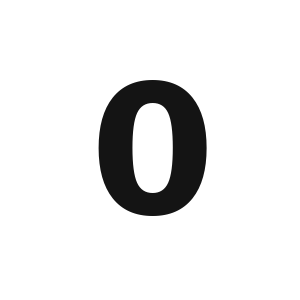
#> input picture Handwritten_Digit_Recognition/assets/sample_images/sample_digit_0.png, 300 x 300 px
$ python -i preprocessing.py   (imports and definitions only)
#> lines starting #> are read from the running program, lines starting #| are printed output that depends on the picture; after the words box and inside, x2 and y2 are one past the last pixel; in counts of white or black regions, pixels touching at a corner belong together
#> further down, picture is the input picture: PIL image 300x300 RGB; min 20, max 255, mean 231.6
import io
from pathlib import Path

import numpy as np
from scipy import ndimage
from PIL import Image, ImageOps, UnidentifiedImageError


class ImageProcessingError(Exception):
    """Raised when an image cannot be read or does not contain a digit."""


# MNIST pen strokes are about 2-3 pixels thick once the digit is 20 px tall.
TARGET_STROKE = 2.6      # desired stroke thickness (pixels at 28x28 scale)
MAX_STROKE = 3.0         # thicker than this  -> thin the strokes
MIN_STROKE = 2.0         # thinner than this  -> thicken the strokes


def _disk(radius):
    """Circular structuring element with the given integer radius."""
    y, x = np.ogrid[-radius:radius + 1, -radius:radius + 1]
    return x * x + y * y <= radius * radius


def estimate_stroke_width(digit):
    """
    Average pen thickness (in pixels) of a cropped digit image (0-255 array).
    For a stroke of width w the distance from an ink pixel to the nearest
    background pixel averages about w / 4, so  w ~ 4 * mean(distance).
    """
    mask = digit > 90
    if not mask.any():
        return 1.0
    dist = ndimage.distance_transform_edt(mask)
    return max(1.0, 4.0 * float(np.mean(dist[mask] - 0.5)))


def normalise_stroke_width(digit, scale):
    """
    Make the pen thickness match MNIST after the digit is scaled by `scale`.
    A thick brush on a small drawing would turn into a blob (and a thin pen line
    would vanish), so we erode or dilate the digit BEFORE resizing it.
    """
    width_after = estimate_stroke_width(digit) * scale
    if MIN_STROKE <= width_after <= MAX_STROKE:
        return digit
    radius = int(round(abs(TARGET_STROKE - width_after) / (2.0 * scale)))
    if radius < 1:
        return digit
    footprint = _disk(radius)
    if width_after > MAX_STROKE:
        return ndimage.grey_erosion(digit, footprint=footprint)
    return ndimage.grey_dilation(digit, footprint=footprint)


def load_image(source):
    """
    Open an image from a Streamlit upload, a file object, or a file path.
    Raises ImageProcessingError with a friendly message if anything is wrong.
    """
    try:
        if hasattr(source, "getvalue"):            # Streamlit UploadedFile / BytesIO
            data = source.getvalue()
        elif hasattr(source, "read"):              # any other file object
            data = source.read()
        elif isinstance(source, (str, Path)):      # file path
            with open(source, "rb") as f:
                data = f.read()
        else:
            raise ImageProcessingError("Unsupported input type for image.")
    except OSError as exc:
        raise ImageProcessingError(f"Could not read the file: {exc}") from exc

    if not data:
        raise ImageProcessingError("The uploaded file is empty.")

    try:
        image = Image.open(io.BytesIO(data))
        image.load()                                # force full decode
    except (UnidentifiedImageError, OSError, ValueError, Image.DecompressionBombError):
        raise ImageProcessingError(
            "This file is not a valid image. Please upload a PNG, JPG or JPEG file."
        )

    try:
        image = ImageOps.exif_transpose(image)      # fix rotated phone photos
    except Exception:
        pass
    return image


def to_grayscale(image):
    """Convert RGB / RGBA / palette / 16-bit / grayscale images to 8-bit gray."""
    if image.mode in ("RGBA", "LA") or (image.mode == "P" and "transparency" in image.info):
        rgba = image.convert("RGBA")
        white = Image.new("RGBA", rgba.size, (255, 255, 255, 255))
        return Image.alpha_composite(white, rgba).convert("L")   # transparent -> white
    if image.mode in ("I;16", "I", "F"):
        arr = np.array(image, dtype=np.float32)
        span = arr.max() - arr.min()
        if span == 0:
            return Image.fromarray(np.zeros(arr.shape, dtype=np.uint8))
        return Image.fromarray(((arr - arr.min()) / span * 255).astype(np.uint8))
    return image.convert("L")


def preprocess_image(image):
    """
    Full preprocessing pipeline.

    Returns
    -------
    model_input : np.ndarray, shape (1, 28, 28, 1), float32, range 0-1
    processed   : PIL.Image (28 x 28, mode 'L') - what the CNN actually sees
    """
    gray = to_grayscale(image)
    if min(gray.size) < 8:
        raise ImageProcessingError("The image is too small. Use at least 8 x 8 pixels.")

    arr = np.array(gray, dtype=np.float32)

    # 1. Stretch contrast to the full 0-255 range
    low, high = arr.min(), arr.max()
#> low = 20; high = 255
    if high - low < 25:
        raise ImageProcessingError(
            "The image has almost no contrast - no digit could be found."
        )
    arr = (arr - low) / (high - low) * 255.0

    # 2. MNIST is white-on-black. If the border (background) is bright, invert.
    border = np.concatenate([arr[0, :], arr[-1, :], arr[:, 0], arr[:, -1]])
#> border = 1200 values from 255 to 255
    if np.median(border) > 127:
        arr = 255.0 - arr
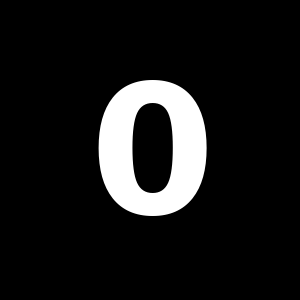
#> arr: shape (300, 300) float32; min 0, max 255, mean 25.4

    # 3. Remove faint noise / paper texture
    arr[arr < 40] = 0
#> arr: shape (300, 300) float32; 0.16% of pixels changed, all inside (x1, y1, x2, y2) = (98, 80, 207, 216)

    # 4. Crop tightly around the digit
    rows, cols = np.where(arr > 90)
#> rows = 9068 values from 80 to 215; cols = 9068 values, max 206 at index 4054, min 98 at index 4463, mean 152.1
    if len(rows) == 0:
        raise ImageProcessingError("No digit was found in the image.")
    digit = arr[rows.min():rows.max() + 1, cols.min():cols.max() + 1]
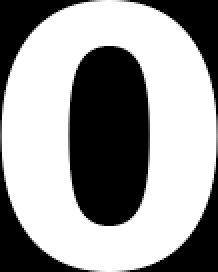
#> digit: shape (136, 109) float32 (shown 2 times larger); min 0, max 255, mean 154.3
    h, w = digit.shape
#> h = 136; w = 109
    scale = 20.0 / max(w, h)
#> scale = 0.147

    # 5. Match MNIST pen thickness, then resize so the longest side is 20 px
    digit = normalise_stroke_width(digit, scale)
#> in estimate_stroke_width, `mask = digit > 90`:
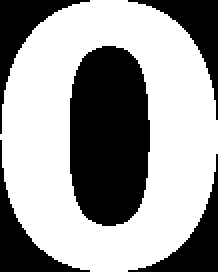
#> mask: shape (136, 109) bool (shown 2 times larger); 61.2% white; 5 black regions, box (x1, y1, x2, y2) and area: (35, 23, 75, 113) 3071, (0, 0, 45, 67) 682, (0, 70, 45, 136) 680, (64, 0, 109, 60) 662, (64, 77, 109, 136) 661
#> in estimate_stroke_width, `dist = ndimage.distance_transform_edt(mask)`:
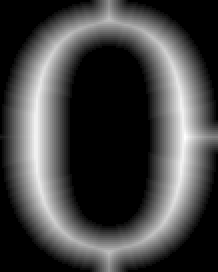
#> dist: shape (136, 109) float64 (shown 2 times larger); min 0, max 18, mean 4.86; drawn with min black and max white
#> in normalise_stroke_width, `width_after = estimate_stroke_width(digit) * scale`: width_after = 4.38
#> in normalise_stroke_width, `radius = int(round(abs(TARGET_STROKE - width_after) / (2.0 * scale)))`: radius = 6
#> in _disk, `y, x = np.ogrid[-radius:radius + 1, -radius:radius + 1]`: y = [-6, -5, -4, -3, -2, -1, 0, 1, 2, 3, 4, 5, 6]
#> in normalise_stroke_width, `return ndimage.grey_erosion(digit, footprint=footprint)`:
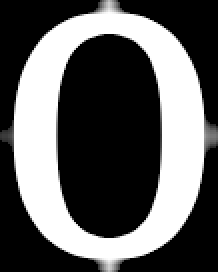
#> returned value: shape (136, 109) float32 (shown 2 times larger); min 0, max 255, mean 94.3
    digit_img = Image.fromarray(np.clip(digit, 0, 255).astype(np.uint8))
    new_w, new_h = max(1, round(w * scale)), max(1, round(h * scale))
#> new_w = 16; new_h = 20
    digit_img = digit_img.resize((new_w, new_h), Image.LANCZOS)
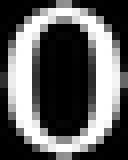
#> digit_img: PIL image 16x20 L (shown 8 times larger); min 0, max 255, mean 94.4

    # 6. Paste in the middle of a black 28 x 28 canvas
    canvas = np.zeros((28, 28), dtype=np.float32)
    top, left = (28 - new_h) // 2, (28 - new_w) // 2
#> top = 4; left = 6
    canvas[top:top + new_h, left:left + new_w] = np.array(digit_img, dtype=np.float32)
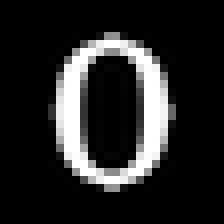
#> canvas: shape (28, 28) float32 (shown 8 times larger); min 0, max 255, mean 38.5

    # 7. Shift so the centre of mass is at the image centre (as MNIST was made)
    total = canvas.sum()
#> total = 30215
    if total > 0:
        ys, xs = np.indices(canvas.shape)
        cy, cx = (ys * canvas).sum() / total, (xs * canvas).sum() / total
#> cy = 13.51; cx = 13.54
        shift_y = int(np.clip(round(13.5 - cy), -4, 4))
#> shift_y = 0
        shift_x = int(np.clip(round(13.5 - cx), -4, 4))
#> shift_x = 0
        canvas = np.roll(canvas, (shift_y, shift_x), axis=(0, 1))

    processed = Image.fromarray(np.clip(canvas, 0, 255).astype(np.uint8))

    # 8. Normalise to 0-1 and reshape for the CNN
    model_input = (np.array(processed, dtype=np.float32) / 255.0).reshape(1, 28, 28, 1)
    return model_input, processed

>>> from PIL import Image
>>> picture = Image.open('../assets/sample_images/sample_digit_0.png')
>>> result = preprocess_image(picture)
